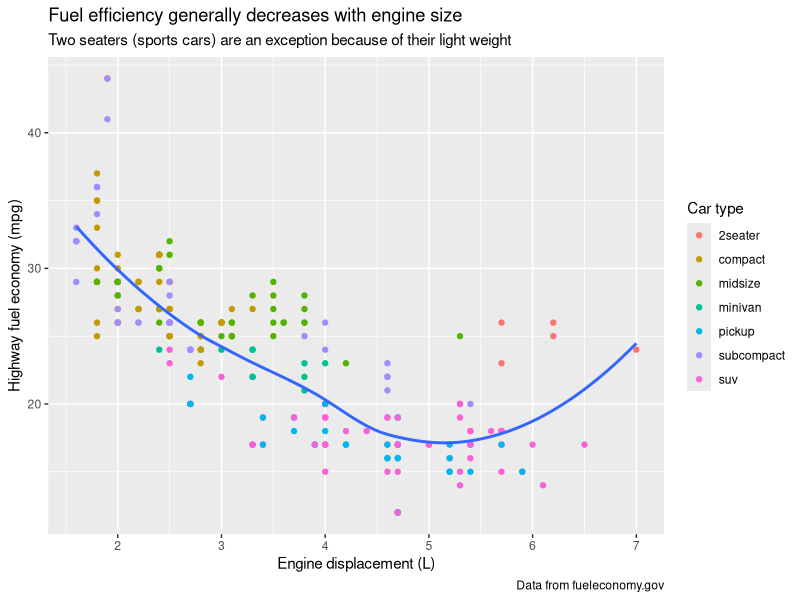
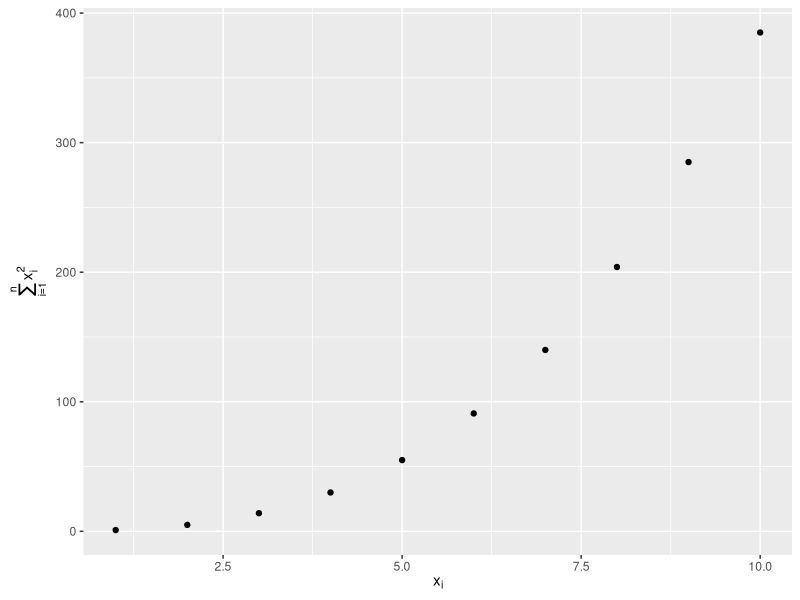
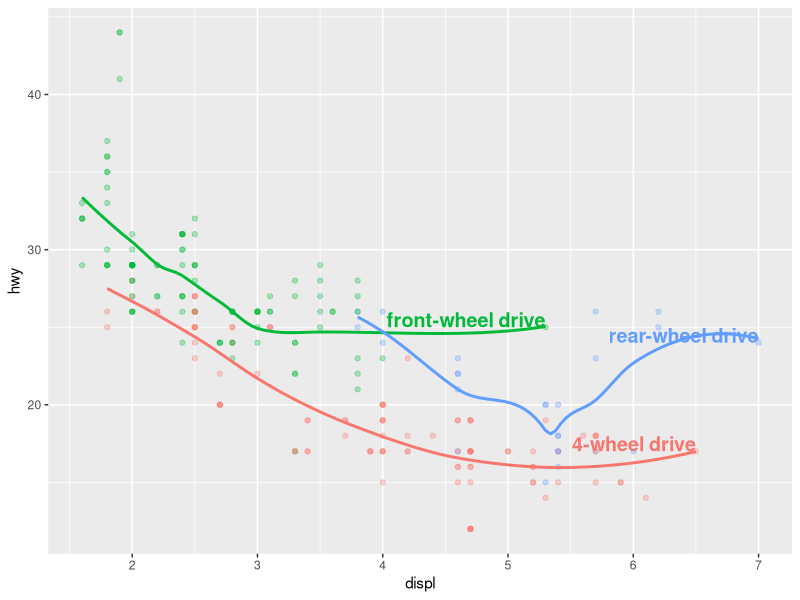
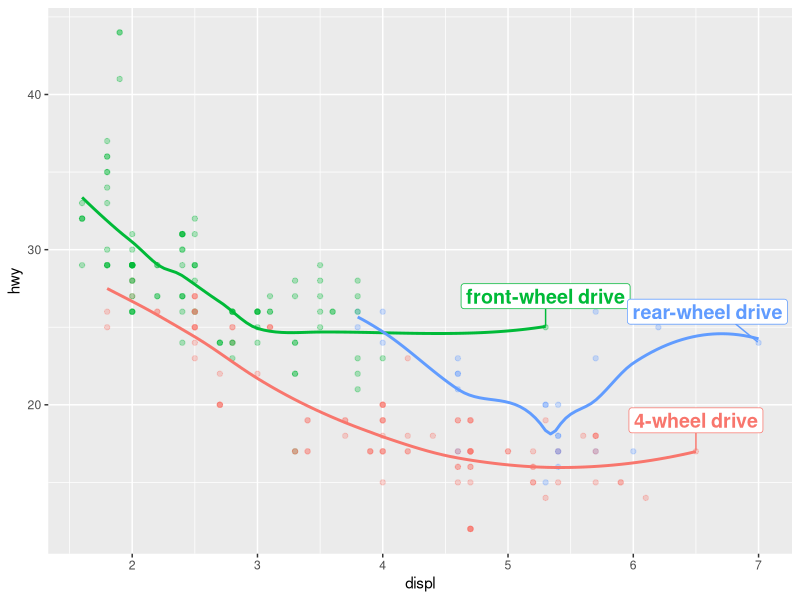
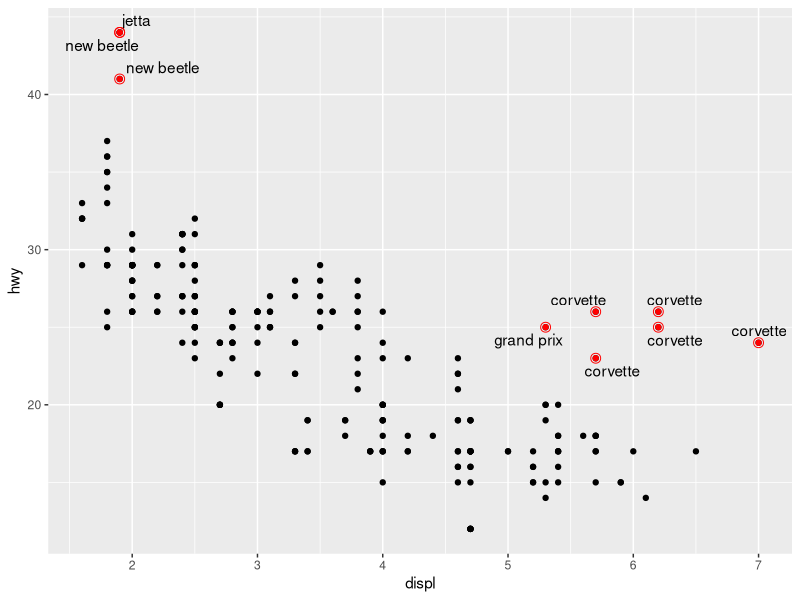
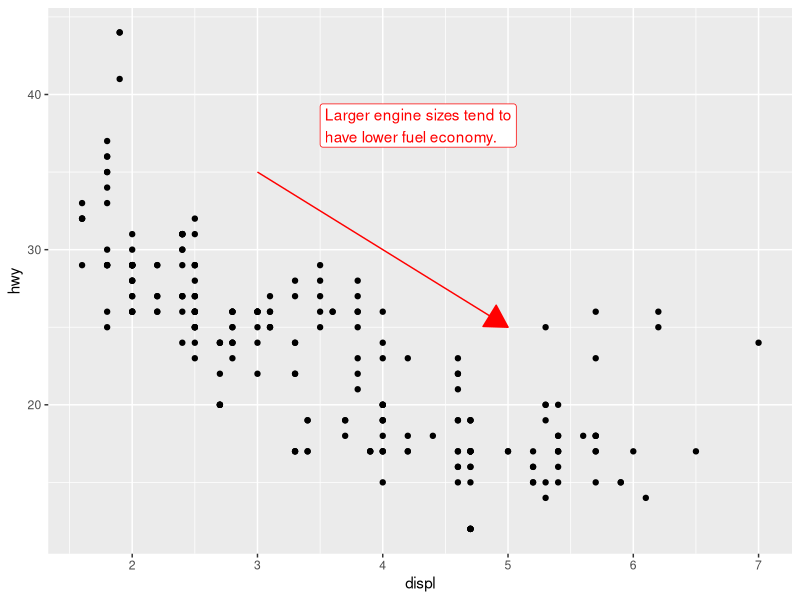
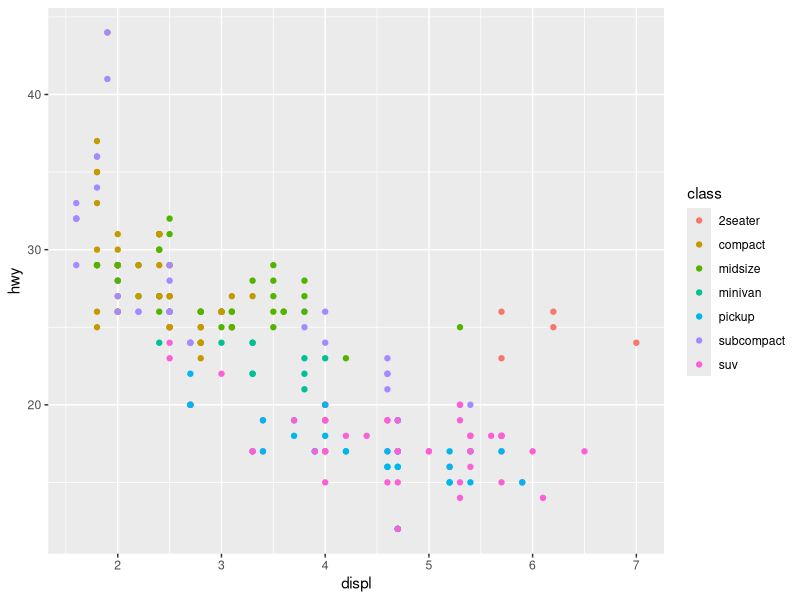
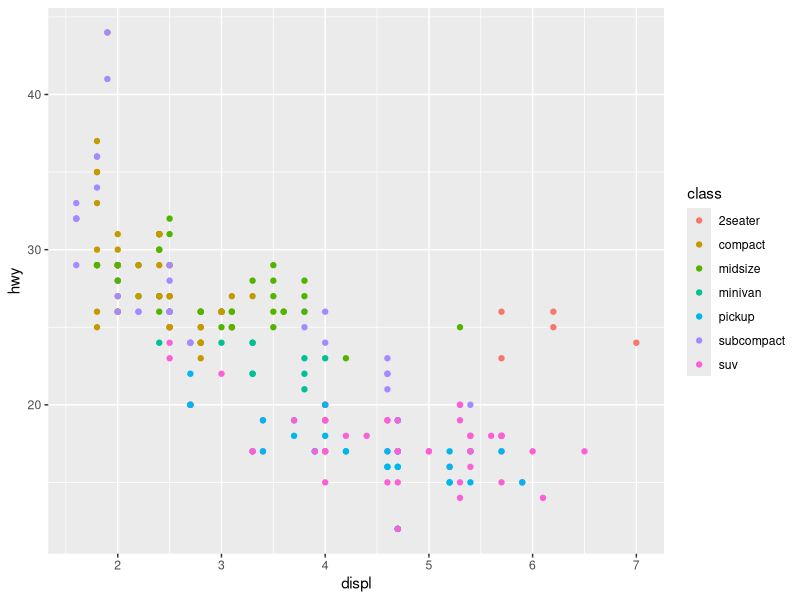

Here is the R script that generated these plots, in order:

# Chapter 11 Executables --------------------------------------------------


library(tidyverse)
library(scales)
library(ggrepel)
library(patchwork)

ggplot(mpg, aes(x = displ, y = hwy)) +
  geom_point(aes(color = class)) +
  geom_smooth(se = FALSE) +
  labs(
    x = "Engine displacement (L)",
    y = "Highway fuel economy (mpg)",
    color = "Car type",
    title = "Fuel efficiency generally decreases with engine size",
    subtitle = "Two seaters (sports cars) are an exception because of their light weight",
    caption = "Data from fueleconomy.gov"
  )

df <- tibble(
  x = 1:10,
  y = cumsum(x^2)
)

ggplot(df, aes(x, y)) +
  geom_point() +
  labs(
    x = quote(x[i]),
    y = quote(sum(x[i] ^ 2, i == 1, n))
  )

label_info <- mpg |>
  group_by(drv) |>
  arrange(desc(displ)) |>
  slice_head(n = 1) |>
  mutate(
    drive_type = case_when(
      drv == "f" ~ "front-wheel drive",
      drv == "r" ~ "rear-wheel drive",
      drv == "4" ~ "4-wheel drive"
    )
  ) |>
  select(displ, hwy, drv, drive_type)

label_info

ggplot(mpg, aes(x = displ, y = hwy, color = drv)) +
  geom_point(alpha = 0.3) +
  geom_smooth(se = FALSE) +
  geom_text(
    data = label_info, 
    aes(x = displ, y = hwy, label = drive_type),
    fontface = "bold", size = 5, hjust = "right", vjust = "bottom"
  ) +
  theme(legend.position = "none")

ggplot(mpg, aes(x = displ, y = hwy, color = drv)) +
  geom_point(alpha = 0.3) +
  geom_smooth(se = FALSE) +
  geom_label_repel(
    data = label_info, 
    aes(x = displ, y = hwy, label = drive_type),
    fontface = "bold", size = 5, nudge_y = 2
  ) +
  theme(legend.position = "none")

potential_outliers <- mpg |>
  filter(hwy > 40 | (hwy > 20 & displ > 5))

ggplot(mpg, aes(x = displ, y = hwy)) +
  geom_point() +
  geom_text_repel(data = potential_outliers, aes(label = model)) +
  geom_point(data = potential_outliers, color = "red") +
  geom_point(
    data = potential_outliers,
    color = "red", size = 3, shape = "circle open"
  )

trend_text <- "Larger engine sizes tend to have lower fuel economy." |>
  str_wrap(width = 30)
trend_text

ggplot(mpg, aes(x = displ, y = hwy)) +
  geom_point() +
  annotate(
    geom = "label", x = 3.5, y = 38,
    label = trend_text,
    hjust = "left", color = "red"
  ) +
  annotate(
    geom = "segment",
    x = 3, y = 35, xend = 5, yend = 25, color = "red",
    arrow = arrow(type = "closed")
  )


# 11.4 Scales -------------------------------------------------------------

ggplot(mpg, aes(x = displ, y = hwy)) +
  geom_point(aes(color = class))

ggplot(mpg, aes(x = displ, y = hwy)) +
  geom_point(aes(color = class)) +
  scale_x_continuous() +
  scale_y_continuous() +
  scale_color_discrete()

ggplot(mpg, aes(x = displ, y = hwy, color = drv)) +
  geom_point() +
  scale_y_continuous(breaks = seq(15, 40, by = 5))
 
ggplot(mpg, aes(x = displ, y = hwy, color = drv)) +
   geom_point() +
   scale_x_continuous(labels = NULL) +
   scale_y_continuous(labels = NULL) +
   scale_color_discrete(labels = c("4" = "4-wheel", "f" = "front", "r" = "rear"))

# Left
ggplot(diamonds, aes(x = price, y = cut)) +
  geom_boxplot(alpha = 0.05) +
  scale_x_continuous(labels = label_dollar())

# Right
ggplot(diamonds, aes(x = price, y = cut)) +
  geom_boxplot(alpha = 0.05) +
  scale_x_continuous(
    labels = label_dollar(scale = 1/1000, suffix = "K"), 
    breaks = seq(1000, 19000, by = 6000)
  )

ggplot(diamonds, aes(x = cut, fill = clarity)) +
  geom_bar(position = "fill") +
  scale_y_continuous(name = "Percentage", labels = label_percent())


presidential |>
  mutate(id = 33 + row_number()) |>
  ggplot(aes(x = start, y = id)) +
  geom_point() +
  geom_segment(aes(xend = end, yend = id)) +
  scale_x_date(name = NULL, breaks = presidential$start, date_labels = "'%y")

base <- ggplot(mpg, aes(x = displ, y = hwy)) +
  geom_point(aes(color = class))

base + theme(legend.position = "right") # the default
base + theme(legend.position = "left")
base + 
  theme(legend.position = "top") +
  guides(color = guide_legend(nrow = 3))
base + 
  theme(legend.position = "bottom") +
  guides(color = guide_legend(nrow = 3))

# Left
ggplot(diamonds, aes(x = carat, y = price)) +
  geom_bin2d()

# Right
ggplot(diamonds, aes(x = log10(carat), y = log10(price))) +
  geom_bin2d()

ggplot(diamonds, aes(x = carat, y = price)) +
  geom_bin2d() + 
  scale_x_log10() + 
  scale_y_log10()

ggplot(mpg, aes(x = displ, y = hwy)) +
  geom_point(aes(color = drv))

ggplot(mpg, aes(x = displ, y = hwy)) +
  geom_point(aes(color = drv)) +
  scale_color_brewer(palette = "Set1")

ggplot(mpg, aes(x = displ, y = hwy)) +
  geom_point(aes(color = drv, shape = drv)) +
  scale_color_brewer(palette = "Set1")

presidential |>
  mutate(id = 33 + row_number()) |>
  ggplot(aes(x = start, y = id, color = party)) +
  geom_point() +
  geom_segment(aes(xend = end, yend = id)) +
  scale_color_manual(values = c(Republican = "#E81B23", Democratic = "#00AEF3"))

df <- tibble(
  x = rnorm(10000),
  y = rnorm(10000)
)

ggplot(df, aes(x, y)) +
  geom_hex() +
  coord_fixed() +
  labs(title = "Default, continuous", x = NULL, y = NULL)

ggplot(df, aes(x, y)) +
  geom_hex() +
  coord_fixed() +
  scale_fill_viridis_c() +
  labs(title = "Viridis, continuous", x = NULL, y = NULL)

ggplot(df, aes(x, y)) +
  geom_hex() +
  coord_fixed() +
  scale_fill_viridis_b() +
  labs(title = "Viridis, binned", x = NULL, y = NULL)

# Left
ggplot(mpg, aes(x = displ, y = hwy)) +
  geom_point(aes(color = drv)) +
  geom_smooth()

# Right
mpg |>
  filter(displ >= 5 & displ <= 6 & hwy >= 10 & hwy <= 25) |>
  ggplot(aes(x = displ, y = hwy)) +
  geom_point(aes(color = drv)) +
  geom_smooth()

# Left
ggplot(mpg, aes(x = displ, y = hwy)) +
  geom_point(aes(color = drv)) +
  geom_smooth() +
  scale_x_continuous(limits = c(5, 6)) +
  scale_y_continuous(limits = c(10, 25))

# Right
ggplot(mpg, aes(x = displ, y = hwy)) +
  geom_point(aes(color = drv)) +
  geom_smooth() +
  coord_cartesian(xlim = c(5, 6), ylim = c(10, 25))

suv <- mpg |> filter(class == "suv")
compact <- mpg |> filter(class == "compact")

# Left
ggplot(suv, aes(x = displ, y = hwy, color = drv)) +
  geom_point()

# Right
ggplot(compact, aes(x = displ, y = hwy, color = drv)) +
  geom_point()

x_scale <- scale_x_continuous(limits = range(mpg$displ))
y_scale <- scale_y_continuous(limits = range(mpg$hwy))
col_scale <- scale_color_discrete(limits = unique(mpg$drv))

# Left
ggplot(suv, aes(x = displ, y = hwy, color = drv)) +
  geom_point() +
  x_scale +
  y_scale +
  col_scale

# Right
ggplot(compact, aes(x = displ, y = hwy, color = drv)) +
  geom_point() +
  x_scale +
  y_scale +
  col_scale

ggplot(mpg, aes(x = displ, y = hwy)) +
  geom_point(aes(color = class)) +
  geom_smooth(se = FALSE) +
  theme_bw()

ggplot(mpg, aes(x = displ, y = hwy, color = drv)) +
  geom_point() +
  labs(
    title = "Larger engine sizes tend to have lower fuel economy",
    caption = "Source: https://fueleconomy.gov."
  ) +
  theme(
    legend.position = c(0.6, 0.7),
    legend.direction = "horizontal",
    legend.box.background = element_rect(color = "black"),
    plot.title = element_text(face = "bold"),
    plot.title.position = "plot",
    plot.caption.position = "plot",
    plot.caption = element_text(hjust = 0)
  )

p1 <- ggplot(mpg, aes(x = displ, y = hwy)) + 
  geom_point() + 
  labs(title = "Plot 1")
p2 <- ggplot(mpg, aes(x = drv, y = hwy)) + 
  geom_boxplot() + 
  labs(title = "Plot 2")
p1 + p2

p3 <- ggplot(mpg, aes(x = cty, y = hwy)) + 
  geom_point() + 
  labs(title = "Plot 3")
(p1 | p3) / p2

p4 <- ggplot(mpg, aes(x = hwy, color = drv, fill = drv)) + 
  geom_density(alpha = 0.5) + 
  labs(title = "Plot 4")

p5 <- ggplot(mpg, aes(x = cty, y = hwy, color = drv)) + 
  geom_point(show.legend = FALSE) + 
  facet_wrap(~drv) +
  labs(title = "Plot 5")

(guide_area() / (p1 + p2) / (p3 + p4) / p5) +
  plot_annotation(
    title = "City and highway mileage for cars with different drive trains",
    caption = "Source: https://fueleconomy.gov."
  ) +
  plot_layout(
    guides = "collect",
    heights = c(1, 3, 2, 4)
  ) &
  theme(legend.position = "top")


# Chapter 11 Exercises ----------------------------------------------------


# 11.2.1 Exercises --------------------------------------------------------

#1
ggplot(mpg, aes(x = displ, y = hwy, color = drv)) +
  geom_point() +
  labs(x = "Engine displacement",
       y = "Highway Fuel Economy",
       title = "Fuel Economy",
       color = "drive",
       subtitle = "Drive Categories Are the Main Drive of the Car",
       caption = "data from fueleconomy.gov")

#2
ggplot(mpg, aes(x = cty, y = hwy)) +
  geom_point(mapping = aes(color = drv, shape = drv)) +
  labs(x = "City MPG",
       y = "Highway MPG",
       legend = "Type of drive train")

#3
ggplot(mpg, aes(x = displ, y = hwy)) + 
  geom_point(color = "pink", shape = 17) +
  labs(x = "Engine Displacement",
       y = "Highway MPG",
       title = "Highway MPG based on Engine Displacement")


# 11.3.1 Exercises --------------------------------------------------------

#1
ggplot(mpg, aes(x = cty, y = hwy)) +
  geom_point(mapping = aes(color = drv, shape = drv)) +
  geom_text(x = Inf, y = Inf, label = "Top Right") +
  geom_text(x = -Inf, y = Inf, label = "Top Left") +
  geom_text(x = -Inf, y = -Inf, label = "Bottom Left") +
  geom_text(x = Inf, y = -Inf, label = "Bottom Right")

#2
ggplot(mpg, aes(x = cty, y = hwy)) +
  geom_point(mapping = aes(color = drv, shape = drv)) +
  geom_text(x = Inf, y = Inf, label = "Top Right") +
  geom_text(x = -Inf, y = Inf, label = "Top Left") +
  geom_text(x = -Inf, y = -Inf, label = "Bottom Left") +
  geom_text(x = Inf, y = -Inf, label = "Bottom Right") +
  annotate("point", x = 22, y = 28, color = "blue", shape = 3, size = 5)

#5
ggplot(mpg, aes(x = cty, y = hwy)) +
  geom_point(mapping = aes(color = drv, shape = drv)) +
  labs(x = "City MPG",
       y = "Highway MPG",
       legend = "Type of drive train") +
  annotate(geom = "segment", x = 3, y = 35, xend = 5, yend = 25, color = "red",
           arrow = arrow(type = "closed", angle = 15))


# Chapter 11.4.6 Exercises ------------------------------------------------

#3
ggplot(presidential, aes(x = start, xend = end, y = name, yend = name)) +
  geom_segment(color = "blue", size = 3) + 
  geom_text(aes(x = as.Date((as.numeric(start) + as.numeric(end)) / 2, origin = "1970-01-01"), label = name), 
            color = "white", size = 3, hjust = 0.5, vjust = -0.5) +  
  scale_x_date(breaks = seq(min(presidential$start), max(presidential$end), by = "4 years"), 
               labels = scales::date_format("%Y")) +
  scale_y_discrete(expand = c(0, 1)) +  
  labs(title = "U.S. Presidential Terms",
       subtitle = "Term Lengths of U.S. Presidents",
       x = "Year",
       y = "President",
       caption = "Data: Presidential Terms Dataset") +
  theme(axis.text.x = element_text(angle = 45, hjust = 1),
        plot.title = element_text(size = 16),
        plot.subtitle = element_text(size = 12))

#4
ggplot(diamonds, aes(x = carat, y = price)) +
  geom_point(aes(color = cut), alpha = 1/20) +
  guides(
    color = guide_legend(
      override.aes = list(size = 4, alpha = 1)))


# 11.5.1 Exercises --------------------------------------------------------

#1
ggplot(diamonds, aes(x = carat, y = price)) +
  geom_point(aes(color = cut), alpha = 1/20) +
  guides(
    color = guide_legend(
      override.aes = list(size = 4, alpha = 1))) +
  theme_bw()

#2
ggplot(diamonds, aes(x = carat, y = price)) +
  geom_point(aes(color = cut), alpha = 1/20) +
  guides(
    color = guide_legend(
      override.aes = list(size = 4, alpha = 1))) +
  theme_bw() +
  labs(
    x = "carat",
    y = "price"
  ) +
  theme(
    axis.title.x = element_text(color = 'blue', face = "bold"),
    axis.title.y = element_text(color = "blue", face = "bold")
  )
